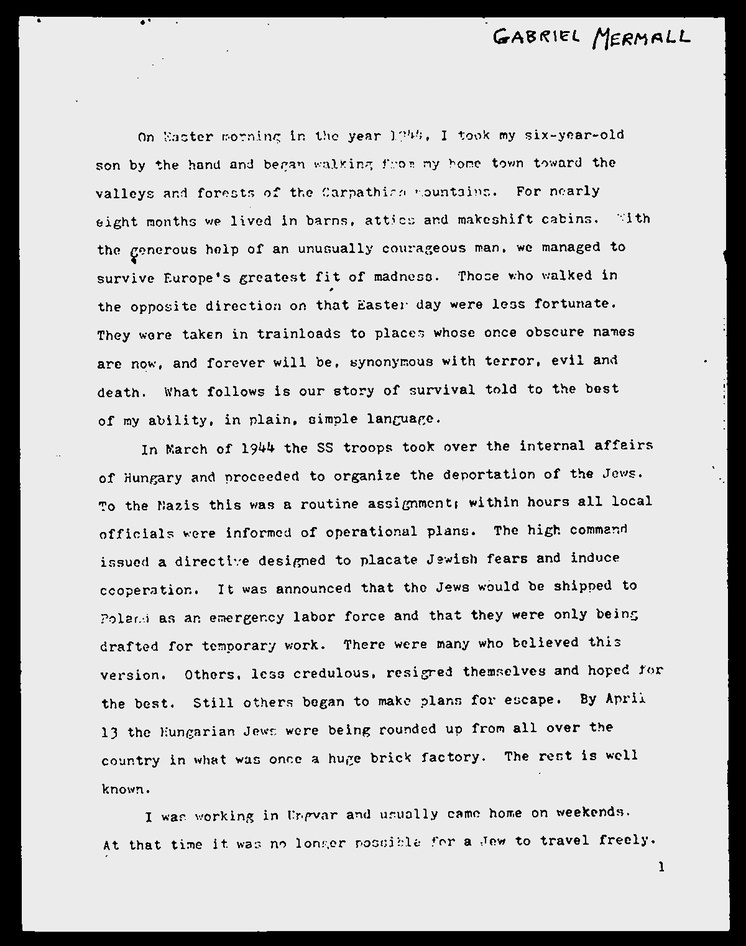
#> input picture temp/no_noise.jpg, 746 x 946 px, shrunk from 1200 x 1522 before the run
$ python fifth.py
#> lines starting #> are read from the running program, lines starting #| are printed output that depends on the picture
import cv2
import numpy as np

address="temp/no_noise.jpg"
image=cv2.imread(address)
#> image is the input picture: shape (946, 746, 3); min 0, max 255, mean 204.4
def thin_font(image):
    image=cv2.bitwise_not(image)
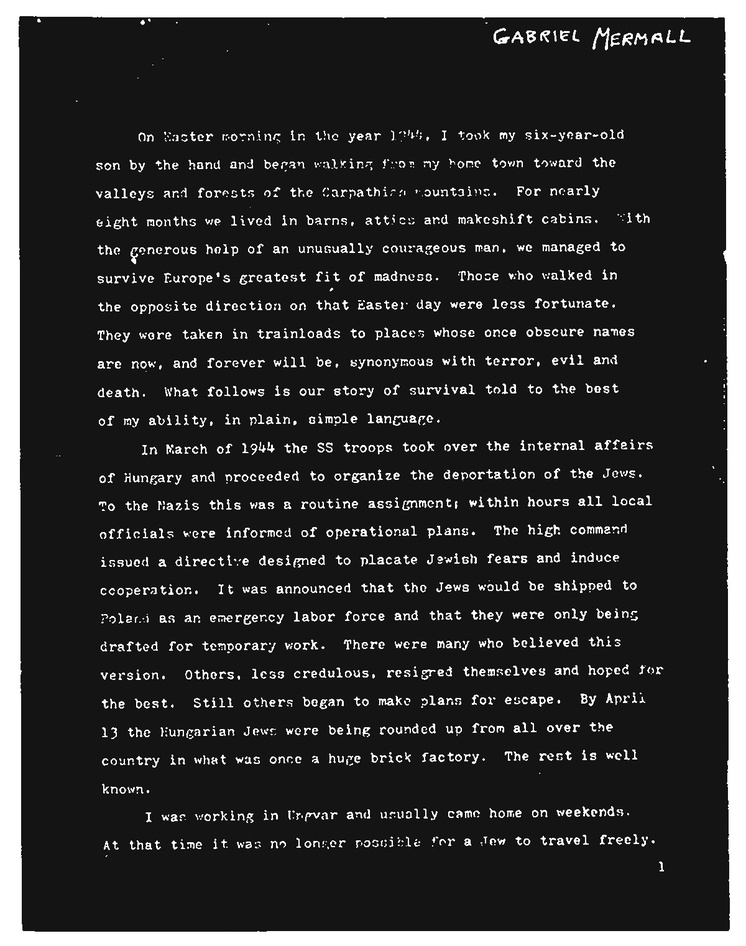
#> image: shape (946, 746, 3); min 0, max 255, mean 50.6
    kernel=np.ones((2,2),np.uint8)
    image=cv2.erode(image,kernel,iterations=1)
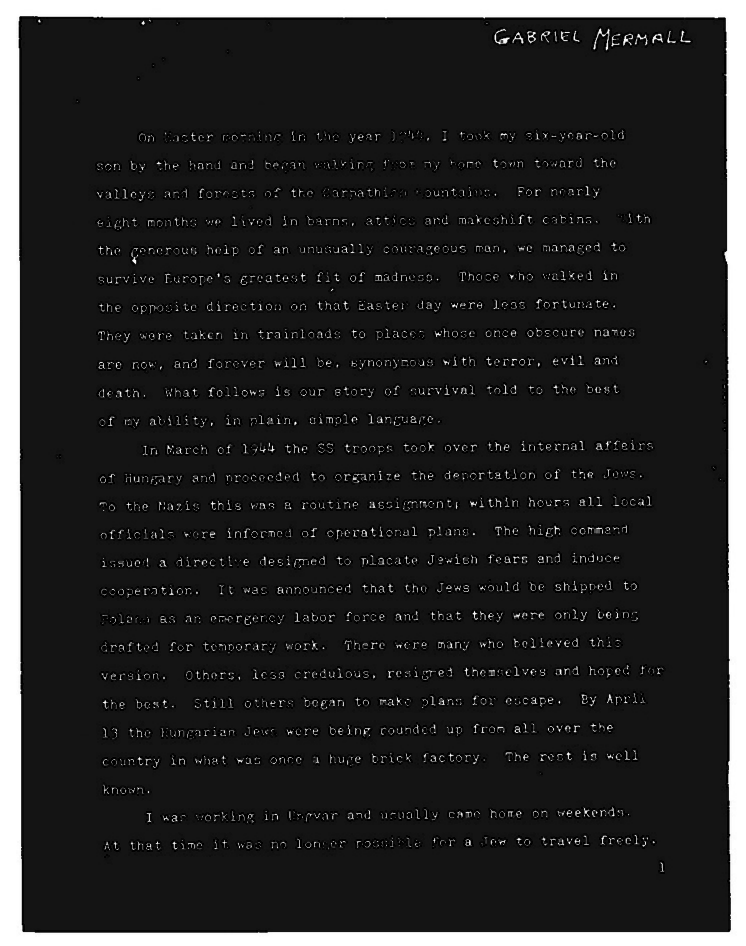
#> image: shape (946, 746, 3); min 0, max 255, mean 40.4
    image=cv2.bitwise_not(image)
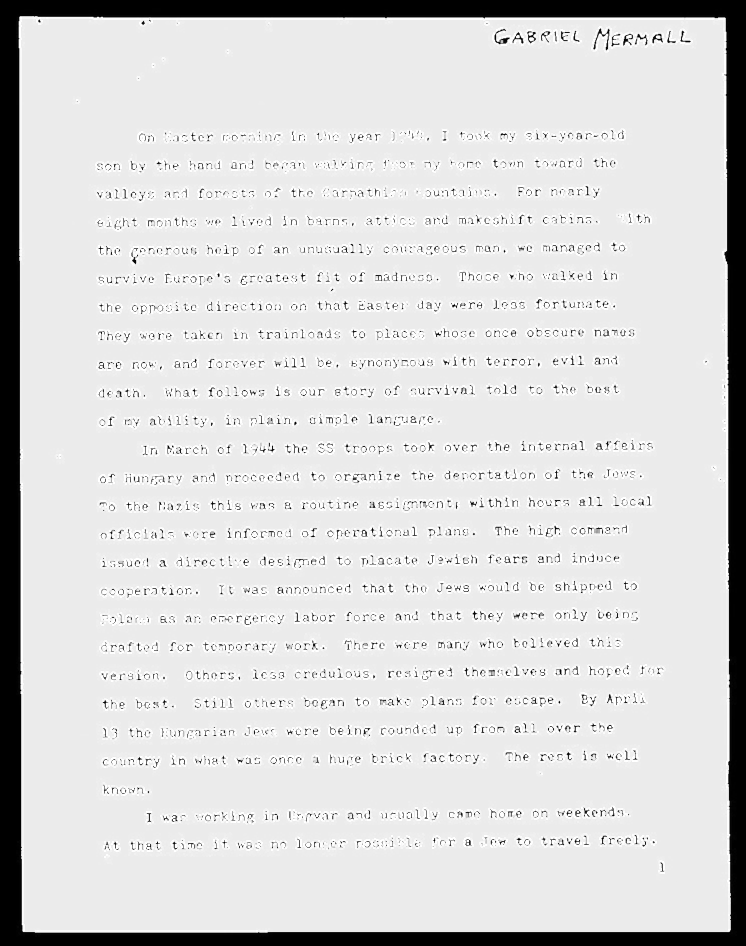
#> image: shape (946, 746, 3); min 0, max 255, mean 214.6
    return image

thin = thin_font(image)
cv2.imwrite("temp/thin_font.jpg",thin)
image=cv2.imread(address)
def thick_font(image):
    image=cv2.bitwise_not(image)
    kernel=np.ones((2,2),np.uint8)
    image=cv2.dilate(image,kernel,iterations=1)
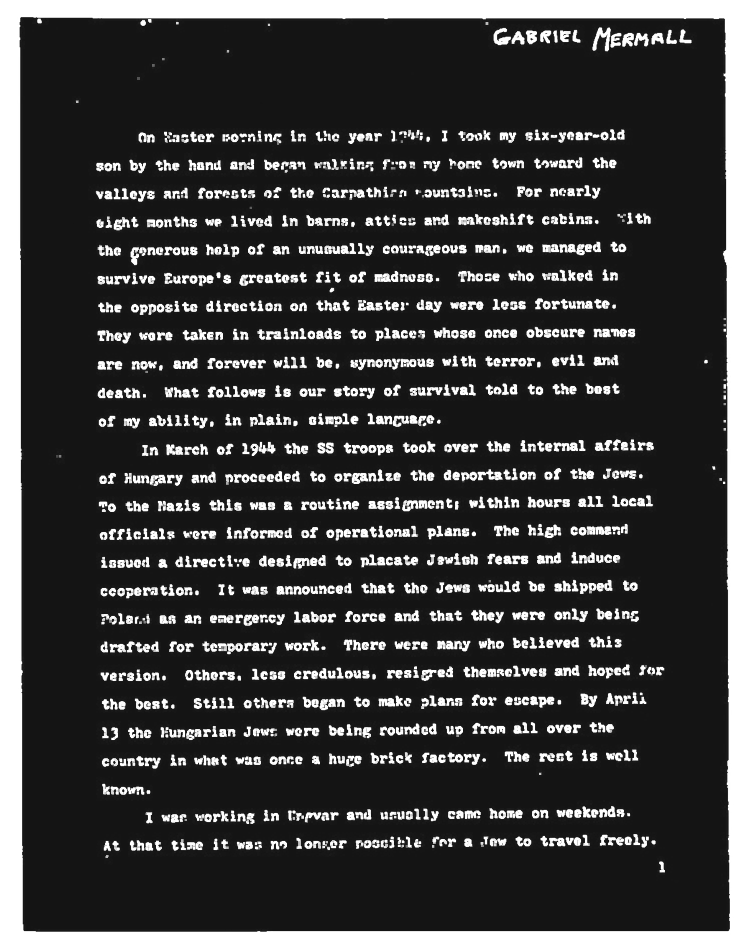
#> image: shape (946, 746, 3); min 3, max 255, mean 61.5
    image=cv2.bitwise_not(image)
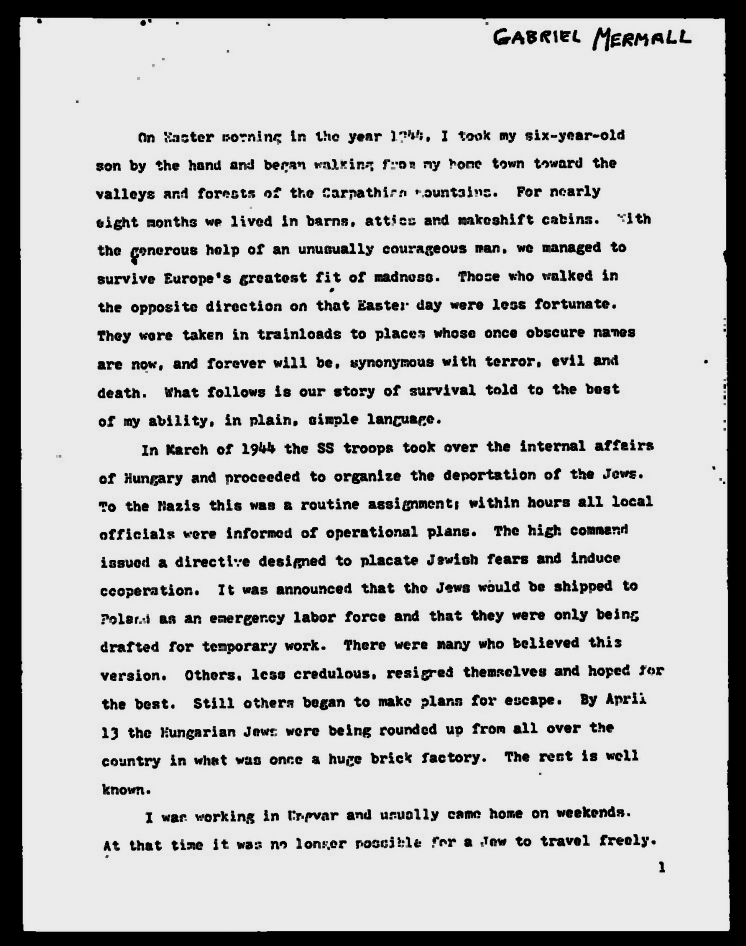
#> image: shape (946, 746, 3); min 0, max 252, mean 193.5
    return image
thick =thick_font(image)

cv2.imwrite("temp/thick_font.jpg",thick)

$ run again, with temp/new_boxes.png saved as temp/no_noise.jpg
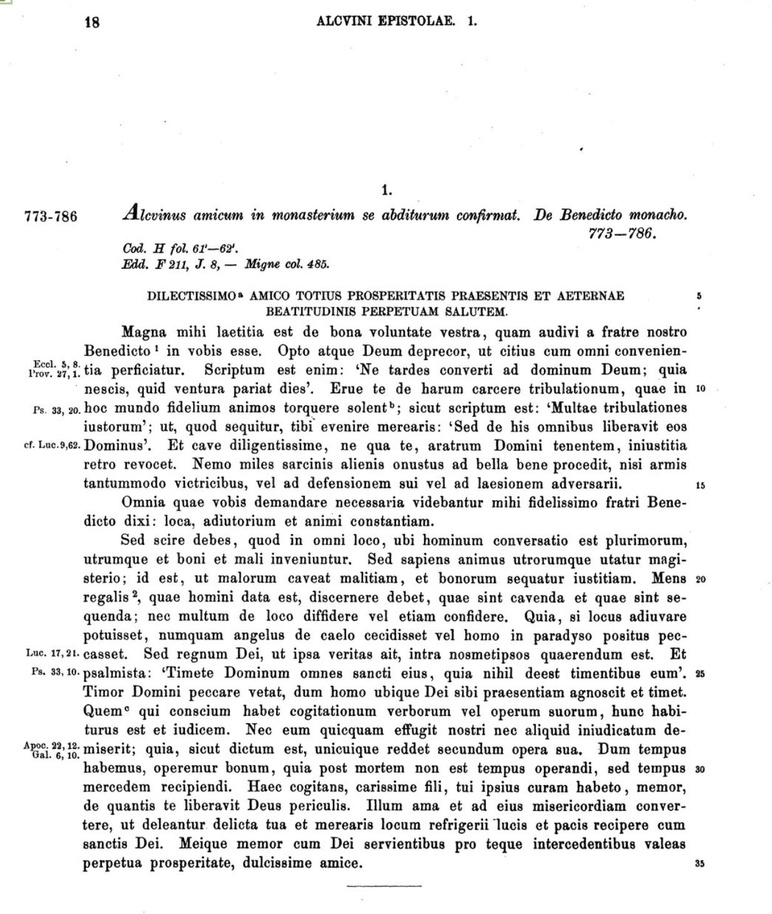
#> input picture temp/new_boxes.png, 772 x 914 px, shrunk from 1236 x 1462 before the run
#> image is the input picture: shape (914, 772, 3); mean B, G, R 233, 233, 233
#> in thick_font, `image=cv2.dilate(image,kernel,iterations=1)`:
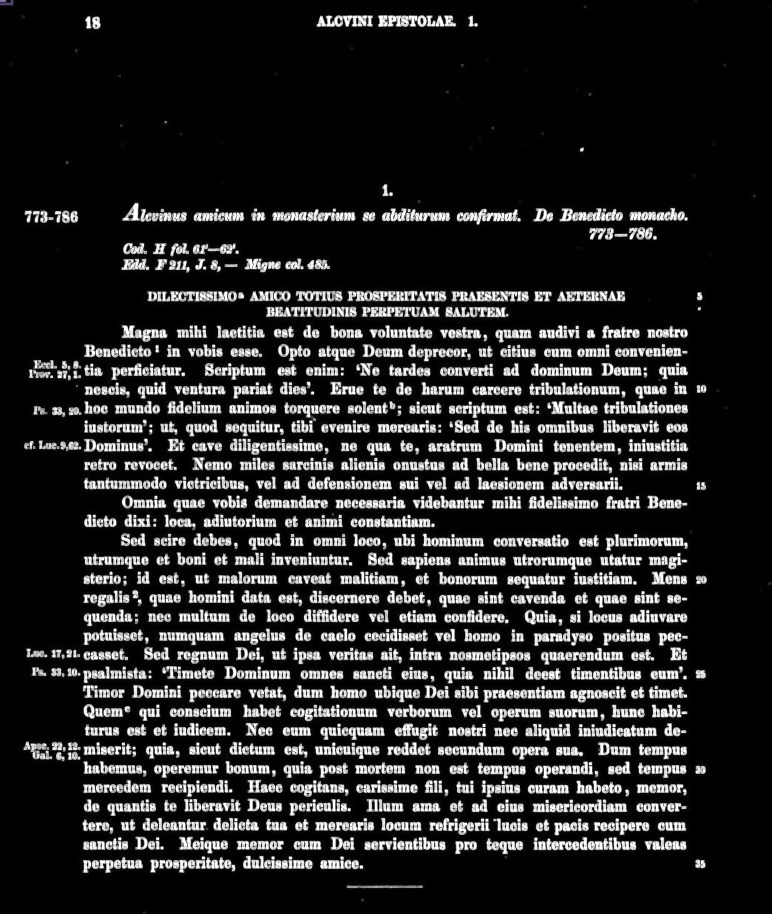
#> image: shape (914, 772, 3); mean of channels 0, 1, 2 37.4, 37.4, 37.4; drawn as B, G, R
#> in thick_font, `image=cv2.bitwise_not(image)`:
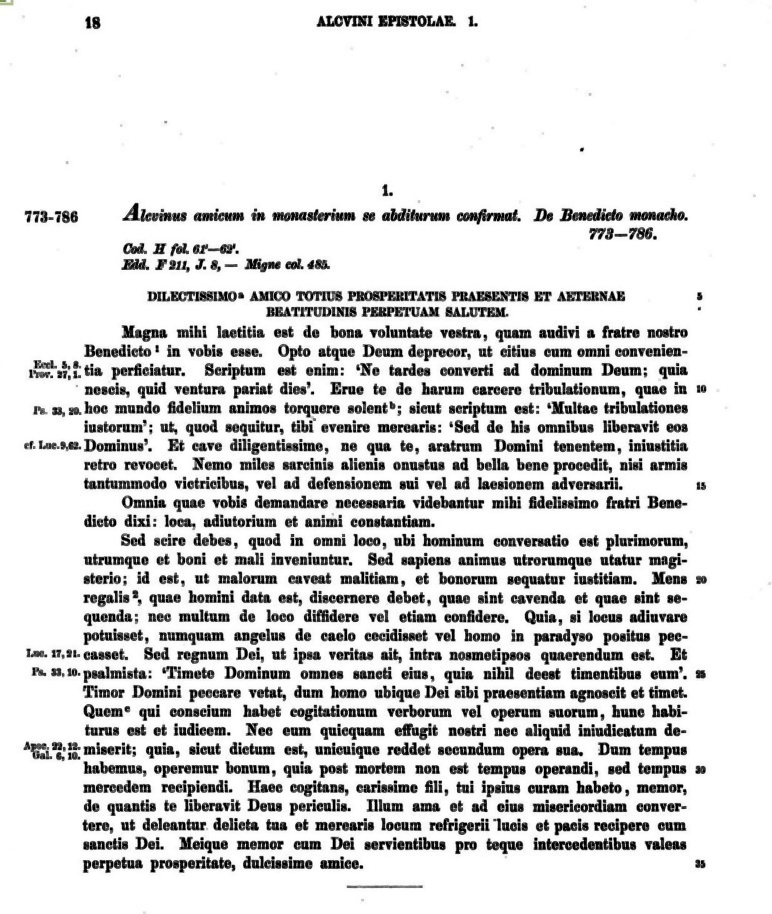
#> image: shape (914, 772, 3); mean of channels 0, 1, 2 217.6, 217.6, 217.6; drawn as B, G, R
